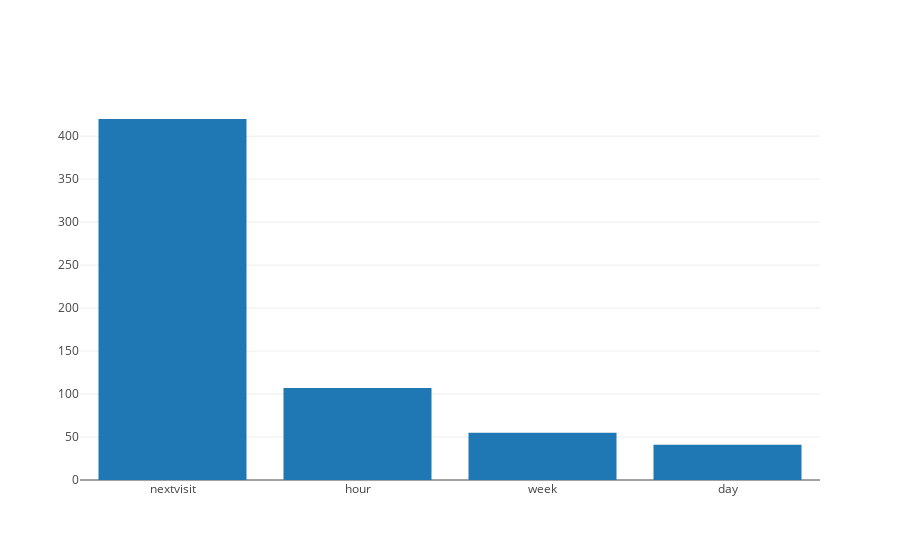

Notebook code cell kept with this figure:
### Code cell
# noexport

plot_survey_choice_counts_raw()

### Figure 1 — Plotly figure (JSON) as saved in the notebook; plotly's stock layout.template omitted (floating-point values rounded to 4 significant figures)
{"data": [{"type": "bar", "uid": "49b86386-9b3c-48a1-acbb-e25eb38acf73", "x": ["nextvisit", "hour", "week", "day"], "y": [420, 107, 55, 41]}], "layout": {}}
